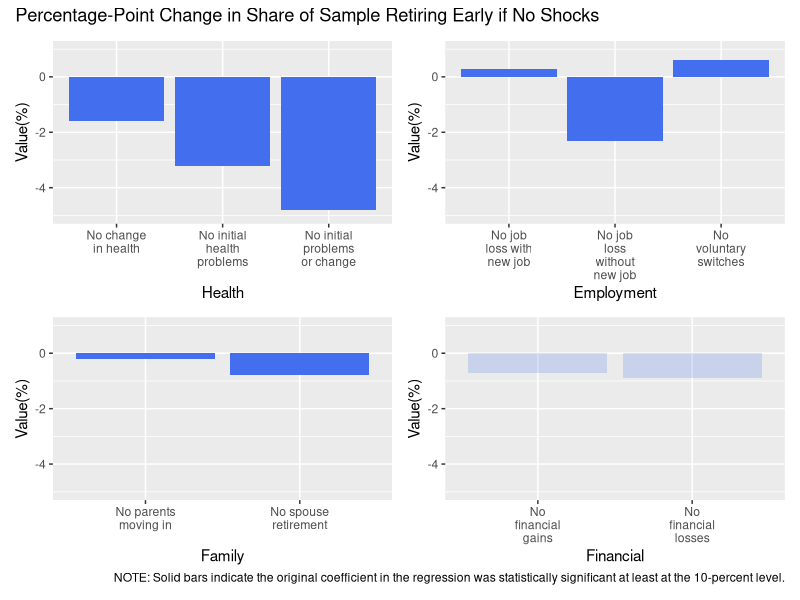

The R source for this figure:
# Homework of TymonCzarnota
# Original source: https://github.com/mini-pw/WizualizacjaDanych2018/pull/90
# All added/changed lines are preceeded with an appropriate comment with a justification

library("ggplot2")
#The next two lines are obligatory to install the patchwork packages which is used to display plots (using "+" operator) in the orignal code
#install.packages("devtools")
#devtools::install_github("thomasp85/patchwork")
library(patchwork)
# The stringr library is needed to wrap strings (the labels on plots)
#install.packages("stringr")
library(stringr)

Health<-data.frame(
  "reason"=c("No initial health problems",  "No change in health", "No initial problems or change"), 
  "value"=c(-3.2, -1.6, -4.8) 
)

Employment<-data.frame(
  "reason"=c("No voluntary switches","No job loss with new job","No job loss without new job"),
  "value"=c(0.6, 0.3, -2.3) 
)

Family_related<-data.frame(
  "reason"=c("No spouse retirement","No parents moving in"),
  "value"=c(-0.8,-0.2) 
)

Financial<-data.frame(
  "reason"=c("No financial gains","No financial losses"),
  "value"=c(-0.7,-0.9) 
)


HealthPlot<-ggplot(data = Health, aes(x=reason,y=value)) +
  # THEMES: changing color to a neutral taint (red is usually associated with something drastic and negative)
  geom_col(fill = "royalblue2") +
  labs(y="Value(%)",x="Health") +
  # THEMES: wrapping the labels on x-axis, so they are readable
  scale_x_discrete(labels = function(x) str_wrap(x, width = 10)) +
  # AESTHETICS: Fixed the scale, so that all graphs have the same Y limits and the scale is not misleading while comparing the graphs
  ylim(-5,1)
EmploymentPlot<-ggplot(data = Employment, aes(x=reason,y=value)) +
  # THEMES: changing color to a neutral taint (red is usually associated with something drastic and negative)
  geom_col(fill = "royalblue2") +
  labs(y="Value(%)",x="Employment") +
  # THEMES: wrapping the labels on x-axis, so they are readable
  scale_x_discrete(labels = function(x) str_wrap(x, width = 10)) +
  # AESTHETICS: Fixed the scale, so that all graphs have the same Y limits and the scale is not misleading while comparing the graphs
  ylim(-5,1)
FamilyPlot<-ggplot(data = Family_related, aes(x=reason,y=value)) +
  # THEMES: changing color to a neutral taint (red is usually associated with something drastic and negative)
  geom_col(fill = "royalblue2") +
  labs(y="Value(%)",x="Family") +
  # THEMES: wrapping the labels on x-axis, so they are readable
  scale_x_discrete(labels = function(x) str_wrap(x, width = 10)) +
  # AESTHETICS: Fixed the scale, so that all graphs have the same Y limits and the scale is not misleading while comparing the graphs
  ylim(-5,1)
FinancialPlot<-ggplot(data = Financial, aes(x=reason,y=value)) +
  # THEMES: changing color to a neutral taint (red is usually associated with something drastic and negative)
  geom_col(fill = "royalblue2",alpha=0.2) +
  labs(y="Value(%)",x="Financial") +
  # THEMES: wrapping the labels on x-axis, so they are readable
  scale_x_discrete(labels = function(x) str_wrap(x, width = 10)) +
  # AESTHETICS: Fixed the scale, so that all graphs have the same Y limits and the scale is not misleading while comparing the graphs
  ylim(-5,1)

# DATA (or THEMES?): Added the title of the graph within the joined graphs object so that no matter where they are reused the topic is displayed
# source: (https://www.marketwatch.com/story/why-do-37-of-older-workers-retire-earlier-than-planned-2019-02-27?mod=newsviewer_click)
TitleText="Percentage-Point Change in Share of Sample Retiring Early if No Shocks"

# DATA (or THEMES?): In the source article of the graph there is an important note about the meaning of solid (and nonsolid) bars, 
#                    because it is crucial to understand why some of the bars are partially transparent
# source: (https://www.marketwatch.com/story/why-do-37-of-older-workers-retire-earlier-than-planned-2019-02-27?mod=newsviewer_click)
NoteText <- "NOTE: Solid bars indicate the original coefficient in the regression was statistically significant at least at the 10-percent level."

plots = (HealthPlot+EmploymentPlot+FamilyPlot+FinancialPlot) 
# Added the caption and the title of all graphs
plots + labs(caption = NoteText) +plot_annotation(title = TitleText)
